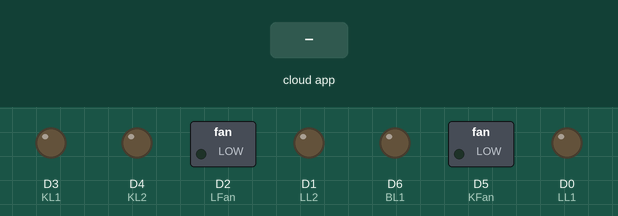
The sketch below on a simulated ESP8266 (NodeMCU). On the bench: switched loads named in the sketch (green lamp = pin HIGH), output pins drawn as LEDs (lit = HIGH). The test bench sets the inputs (shaded band). WiFi joins after 1.5 s; servers stay silent unless stated; the Firebase database answers and starts empty; what the sketch prints to the serial monitor is not drawn.

Above: at 2.7 s.
2.8 s: the phone or cloud app sets LL1 to 1
At 5.2 s:
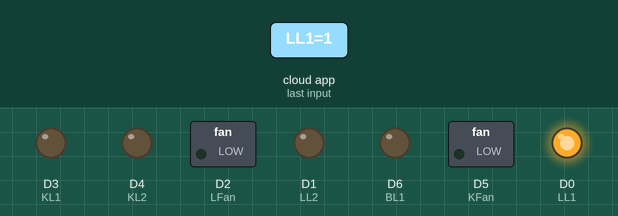
5.9 s: the phone or cloud app sets LL2 to 1
At 7.9 s:
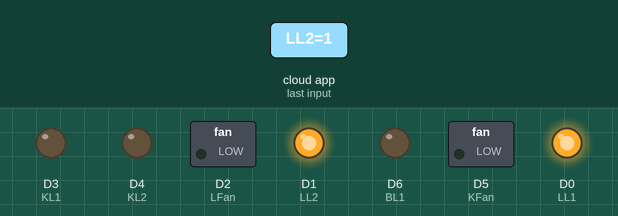
8.2 s: the phone or cloud app sets LFan to 1
At 9.7 s:
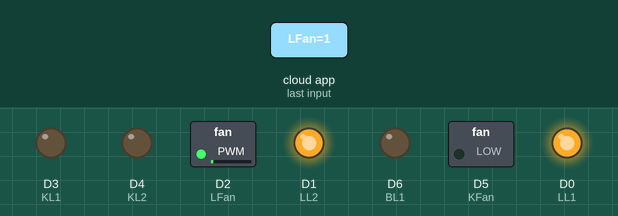
10.3 s: the phone or cloud app sets KL1 to 1
At 11.4 s:
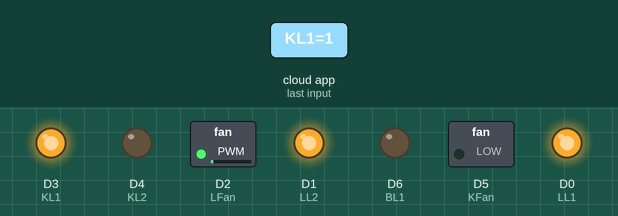
12.4 s: the phone or cloud app sets KL2 to 1
At 14.2 s:
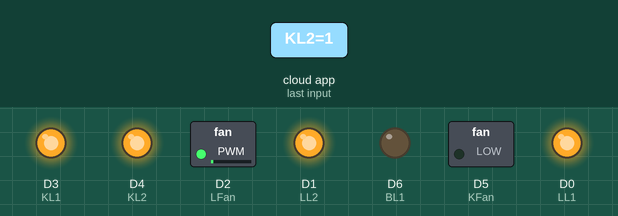
14.5 s: the phone or cloud app sets KFan to 1
At 15.9 s:
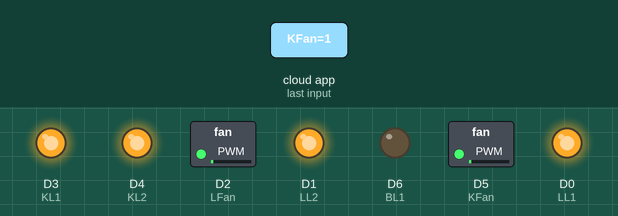
Timing chart, 0 to 17.5 s (numbered marks = the images above; inputs shaded):
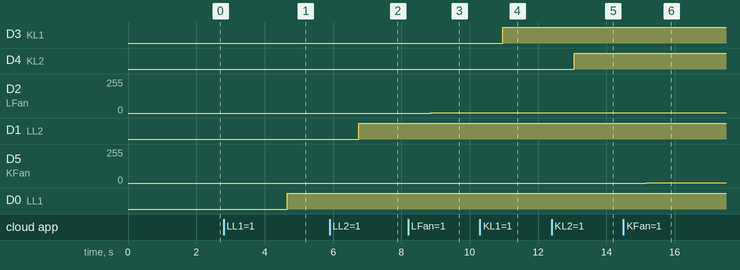

Measured:
- after the input at 2.8 s, D0 (LL1): LOW → HIGH after 1.9 s
- after the input at 5.9 s, D1 (LL2): LOW → HIGH after 0.86 s
- after the input at 8.2 s, D2 (LFan): 0/255 → 1/255 after 0.66 s
- after the input at 10.3 s, D3 (KL1): LOW → HIGH after 0.66 s
- after the input at 12.4 s, D4 (KL2): LOW → HIGH after 0.66 s
- after the input at 14.5 s, D5 (KFan): 0/255 → 1/255 after 0.66 s

The sketch:

MyHome.ino
```cpp
#include <ESP8266WiFi.h>
#include "FirebaseArduino.h"

#define FIREBASE_HOST "mmcoe-d41a7.firebaseio.com"  //should not have http:// and the end /
#define FIREBASE_AUTH "CdHp0m8XPCmPSfo6qNEceVYRFGWfYeh3jCXXuLNB"  // go to settings in firebase,select project settings and service account, secrets auth key
#define WIFI_SSID "Vedika"
#define WIFI_PASSWORD "vedi123456"

#define LL1 D0
#define LL2 D1
#define LFan D2
#define KL1 D3
#define KL2 D4
#define KFan D5
#define BL1 D6


void setup() {
  pinMode(D0,OUTPUT);
  pinMode(D1,OUTPUT);
  pinMode(D2,OUTPUT);
  pinMode(D3,OUTPUT);
  pinMode(D4,OUTPUT);
  pinMode(D5,OUTPUT);
  pinMode(D6,OUTPUT);

  Serial.begin(115200);
  // connect to wifi.
  WiFi.begin(WIFI_SSID, WIFI_PASSWORD);
  Serial.print("connecting");
  while (WiFi.status() != WL_CONNECTED) {
    Serial.print(".");
    delay(500);
  }
  Serial.println();
  Serial.print("connected: ");
  Serial.println(WiFi.localIP());

  Firebase.begin(FIREBASE_HOST, FIREBASE_AUTH);
}
void firebasereconnect(){
  Serial.println("Trying to reconnect");
    Firebase.begin(FIREBASE_HOST, FIREBASE_AUTH);
  }

int vLL1, vLL2, vKL1, vKL2,vLFan, vKFan, vBL1;
String vLFann;
void loop() {

  if (Firebase.failed()) {
      Serial.print("setting number failed:");
      Serial.println(Firebase.error());
      firebasereconnect();
      return;
  }

//delay(100);
vLL1=Firebase.getInt("LL1");
vLL2=Firebase.getInt("LL2");
vLFann=Firebase.getString("LFan");
vKL1=Firebase.getInt("KL1");
vKL2=Firebase.getInt("KL2");
vKFan=Firebase.getInt("KFan");
vBL1=Firebase.getInt("BL1");
vLFan=vLFann.toInt();
//Serial.println(vLFan);
if(vLL1==1)
{
  digitalWrite(LL1,1);
}
else
{
  digitalWrite(LL1,0);
}

if(vLL2==1)
{
  digitalWrite(LL2,1);
}
else
{
  digitalWrite(LL2,0);
}
if(vKL1==1)
{
  digitalWrite(KL1,1);
}
else
{
  digitalWrite(KL1,0);
}
if(vKL2==1)
{
  digitalWrite(KL2,1);
}
else
{
  digitalWrite(KL2,0);
}
if(vBL1==1)
{
  digitalWrite(BL1,1);
}
else
{
  digitalWrite(BL1,0);
}

analogWrite(LFan,vLFan);
analogWrite(KFan,vKFan);


//String i=Firebase.getString("MyHome/Light1");
/*if(i[1]=='0')
{
  m=0;
}
else
{
  m=1;
}*/
//digitalWrite(D1,m);
//Serial.println(m);
//delay(500);
}
```
